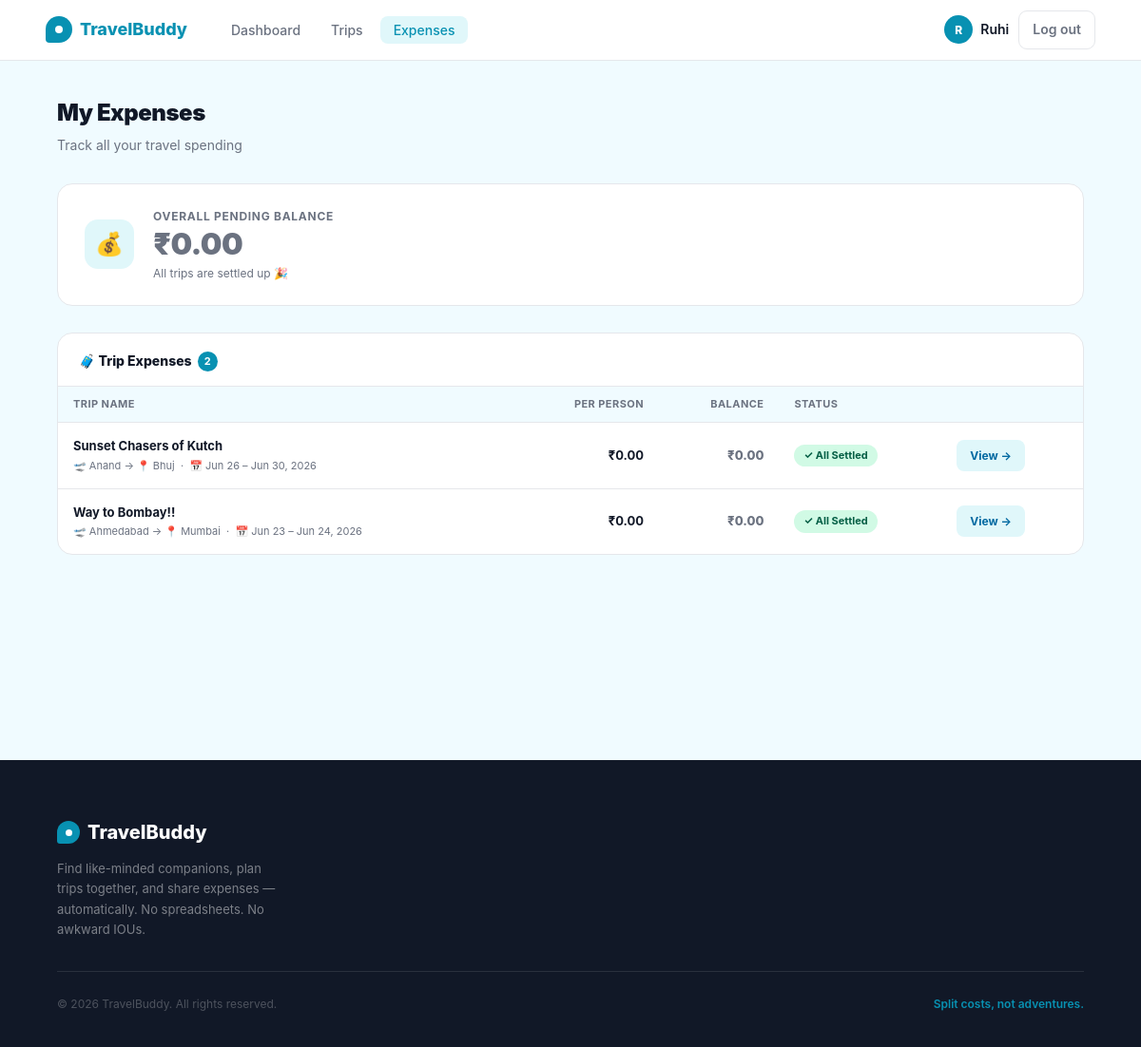
The app's page /my-expenses (signed in) with its own data.
### app/models.py (models this page shows, shortened)
class User(db.Model, UserMixin):
    __tablename__ = 'users'
    id             = db.Column(db.Integer, primary_key=True)
    name           = db.Column(db.String(100), nullable=False)
    email          = db.Column(db.String(150), unique=True, nullable=False)
    password_hash  = db.Column(db.String(255), nullable=False)
    travel_style   = db.Column(db.String(50), default='flexible')
    bio            = db.Column(db.Text, default='')
    interests      = db.Column(db.String(255), default='')
    phone          = db.Column(db.String(20), default='')
    created_at     = db.Column(db.DateTime, default=lambda: datetime.now(timezone.utc))
    api_key        = db.Column(db.String(64), unique=True, nullable=True, index=True)
    owned_trips    = db.relationship('Trip', back_populates='owner', lazy='dynamic')
    memberships    = db.relationship('TripMember', back_populates='user', lazy='dynamic')
    expenses_paid  = db.relationship('Expense', back_populates='paid_by', lazy='dynamic')
    def _all_trip_ids(self):
        owned = [t.id for t in Trip.query.filter_by(owner_id=self.id).all()]
        joined = [m.trip_id for m in
                  TripMember.query.filter_by(user_id=self.id, status='accepted').all()]
        return list(set(owned + joined))

class Trip(db.Model):
    __tablename__ = 'trips'
    __table_args__ = (
        db.Index('ix_trips_owner_status', 'owner_id', 'status'),
        db.Index('ix_trips_public_start', 'is_public', 'start_date'),
    )
    id          = db.Column(db.Integer, primary_key=True)
    owner_id    = db.Column(db.Integer, db.ForeignKey('users.id'), nullable=False)
    title       = db.Column(db.String(150), nullable=False)
    destination = db.Column(db.String(150), nullable=False)
    departure_city = db.Column(db.String(100), default='')
    start_date  = db.Column(db.Date, nullable=False)
    end_date    = db.Column(db.Date, nullable=False)
    description = db.Column(db.Text, default='')
    budget_min  = db.Column(db.Float, default=0)
    budget_max  = db.Column(db.Float, default=0)
    max_members = db.Column(db.Integer, default=4)
    status      = db.Column(db.String(20), default='OPEN')
    join_deadline           = db.Column(db.DateTime, nullable=True)
    open_roster             = db.Column(db.Boolean, default=False, nullable=False,
                                        server_default='0')
    confirmation_deadline   = db.Column(db.DateTime, nullable=True)
    confirmation_started_at = db.Column(db.DateTime, nullable=True)
    cancelled_at            = db.Column(db.DateTime, nullable=True)
    is_public   = db.Column(db.Boolean, default=True)
    created_at  = db.Column(db.DateTime, default=lambda: datetime.now(timezone.utc))
    owner    = db.relationship('User', back_populates='owned_trips')
    members  = db.relationship('TripMember', back_populates='trip', lazy='dynamic',
                               cascade='all, delete-orphan')
    expenses = db.relationship('Expense', back_populates='trip', lazy='dynamic',
                               cascade='all, delete-orphan')
    def member_count(self):
        return self.members.filter_by(status='accepted').count() + 1  # +1 for owner
    def accepted_members(self):
        return TripMember.query.filter_by(trip_id=self.id, status='accepted').all()
    def all_member_users(self):
        users = [self.owner]
        for m in self.accepted_members():
            users.append(m.user)
        return users
    def total_spent(self):
        return round(sum(e.amount for e in self.expenses), 2)
    def your_share(self, user_id):
        mc = self.member_count()
        return round(self.total_spent() / mc, 2) if mc else 0.0
    def balance_for(self, user_id):
        paid = sum(e.amount for e in self.expenses.filter_by(paid_by_id=user_id))
        share = self.your_share(user_id)
        return round(paid - share, 2)
    def calculate_settlements(self):
        members = self.all_member_users()
        mc = len(members)
        if mc == 0:
            return []
        total = sum(e.amount for e in self.expenses)
        share = total / mc
        balances = []
        for user in members:
            paid = sum(e.amount for e in self.expenses.filter_by(paid_by_id=user.id))
            balances.append([user, round(paid - share, 2)])
        creditors = sorted([b for b in balances if b[1] > 0.009], key=lambda x: -x[1])
        debtors   = sorted([b for b in balances if b[1] < -0.009], key=lambda x: x[1])
        settlements = []
        i, j = 0, 0
        return settlements

### app/expenses/routes.py (the view, shortened to what this page needs)
@expenses.route('/my-expenses')
@login_required
def my_expenses():
    trip_ids = current_user._all_trip_ids()
    trips_list = Trip.query.filter(Trip.id.in_(trip_ids)).order_by(Trip.start_date.desc()).all() \
        if trip_ids else []
    rows = []
    pending_balance = 0.0
    for trip in trips_list:
        raw_balance = trip.balance_for(current_user.id)
        per_person  = trip.your_share(current_user.id)
        computed_transfers = trip.calculate_settlements()
        my_debts = [t for t in computed_transfers if t['debtor'].id == current_user.id]
        my_credits = [t for t in computed_transfers if t['creditor'].id == current_user.id]
        if not my_debts and not my_credits:
            settled = True
            unsettled_amount = 0.0
        if not settled:
            pending_balance += unsettled_amount
        rows.append({
            'trip':       trip,
            'per_person': round(per_person, 2),
            'balance':    round(raw_balance, 2),
            'settled':    settled,
        })
    return render_template('expenses/my_expenses.html',
        rows=rows,
        pending_balance=round(pending_balance, 2)
    )

### app/models.py (called while the page is built)
@login_manager.user_loader
def load_user(user_id):
    return db.session.get(User, int(user_id))

### app/templates/expenses/my_expenses.html (shortened to what this page needs)
{% extends "base.html" %}
{% block content %}
<div class="myexp-page">
  <div class="myexp-inner">
    <div class="page-header">
      <h1 class="page-title">My Expenses</h1>
      <p class="page-subtitle">Track all your travel spending</p>
    </div>
    <div class="balance-card">
      <div class="balance-icon">💰</div>
      <div class="balance-info">
        <div class="balance-label">Overall Pending Balance</div>
        {% if pending_balance > 0.009 %}
          <div class="balance-amount positive">+₹{{ "%.2f"|format(pending_balance) }}</div>
          <div class="balance-sub">You are owed this amount across unsettled trips</div>
        {% elif pending_balance < -0.009 %}
          <div class="balance-amount negative">−₹{{ "%.2f"|format(-pending_balance) }}</div>
          <div class="balance-sub">You owe this amount across unsettled trips</div>
        {% else %}
          <div class="balance-amount zero">₹0.00</div>
          <div class="balance-sub">All trips are settled up 🎉</div>
        {% endif %}
      </div>
    </div>
    {% if rows %}
    <div class="panel">
      <div class="panel-head">
        <div class="panel-title">
          🧳 Trip Expenses
          <span class="panel-count">{{ rows|length }}</span>
        </div>
      </div>
      <div class="exp-table-wrap">
        <table class="exp-table">
          <thead>
            <tr>
              <th>Trip Name</th>
              <th class="col-right">Per Person</th>
              <th class="col-right">Balance</th>
              <th>Status</th>
              <th></th>
            </tr>
          </thead>
          <tbody>
            {% for row in rows %}
            <tr>
              <td>
                <div class="td-trip-name">
                  <a href="{{ url_for('trips.detail', trip_id=row.trip.id) }}">{{ row.trip.title }}</a>
                </div>
                <div class="td-trip-sub">
                  🛫 {{ row.trip.departure_city }} → 📍 {{ row.trip.destination }} &nbsp;·&nbsp;
                  📅 {{ row.trip.start_date.strftime('%b %d') }} – {{ row.trip.end_date.strftime('%b %d, %Y') }}
                </div>
              </td>
              <td class="td-amount">₹{{ "%.2f"|format(row.per_person) }}</td>
              <td class="td-balance {% if row.balance > 0.009 %}positive{% elif row.balance < -0.009 %}negative{% else %}zero{% endif %}">
                {% if row.balance > 0.009 %}
                  +₹{{ "%.2f"|format(row.balance) }}
                {% elif row.balance < -0.009 %}
                  −₹{{ "%.2f"|format(-row.balance) }}
                {% else %}
                  ₹0.00
                {% endif %}
              </td>
              <td>
                {% if row.settled %}
                  <span class="badge badge-settled">✓ All Settled</span>
                {% else %}
                  <span class="badge badge-pending">⏳ Pending</span>
                {% endif %}
              </td>
              <td>
                <a href="{{ url_for('trips.detail', trip_id=row.trip.id) }}#settlement-summary"
                   class="btn-view">View →</a>
              </td>
            </tr>
            {% endfor %}
          </tbody>
        </table>
      </div>
    </div>
    {% else %}
    <div class="empty-state">
      <div class="empty-icon">🧾</div>
      <h4>No expenses yet</h4>
      <p>Once you join a trip and expenses are added, they'll appear here.</p>
    </div>
    {% endif %}
  </div>
</div>
{% endblock %}

### app/templates/base.html (shortened to what this page needs)
<!DOCTYPE html>
<html lang="en">
<head>
</head>
<body>
<nav>
  <a href="{{ url_for('main.home') }}" class="logo">
    <div class="logo-icon"></div>
    TravelBuddy
  </a>
  {% if current_user.is_authenticated %}
    <ul class="nav-links">
      <li><a href="{{ url_for('dashboard.index') }}" {% if request.endpoint == 'dashboard.index' %}class="active"{% endif %}>Dashboard</a></li>
      <li><a href="{{ url_for('trips.index') }}" {% if request.endpoint and request.endpoint.startswith('trips.') %}class="active"{% endif %}>Trips</a></li>
      <li><a href="{{ url_for('expenses.my_expenses') }}" {% if request.endpoint == 'expenses.my_expenses' %}class="active"{% endif %}>Expenses</a></li>
    </ul>
    <div class="nav-right">
      <div class="nav-user">
        <div class="nav-avatar">{{ current_user.name[0].upper() }}</div>
        <a href="{{ url_for('profile.view') }}" style="color:inherit;">{{ current_user.name.split()[0] }}</a>
      </div>
      <a href="{{ url_for('auth.logout') }}" class="btn-logout">Log out</a>
    </div>
  {% endif %}
</nav>
{% block content %}{% endblock %}
<footer>
  <div class="footer-inner">
    <div class="footer-top">
      <div class="footer-brand">
        <div class="footer-logo">
          <div class="footer-logo-icon"></div>
          TravelBuddy
        </div>
        <p>Find like-minded companions, plan trips together, and share expenses — automatically. No spreadsheets. No awkward IOUs.</p>
      </div>
    </div>
    <div class="footer-bottom">
      <p class="footer-copy">© 2026 TravelBuddy. All rights reserved.</p>
      <p class="footer-tagline-bottom">Split costs, not adventures.</p>
    </div>
  </div>
</footer>
</body>
</html>

### records on screen
User: name "R", name "Ruhi"
Trip: trip "Sunset Chasers of Kutch", trip.departure_city "Anand", trip.destination "Bhuj", trip.start_date "Jun 26", trip.end_date "Jun 30, 2026"
Trip: trip "Way to Bombay!!", trip.departure_city "Ahmedabad", trip.destination "Mumbai", trip.start_date "Jun 23", trip.end_date "Jun 24, 2026"

### other values on screen
{{ rows|length }} "2"
{{ "%.2f"|format(row.per_person) }} "0.00" "0.00"
